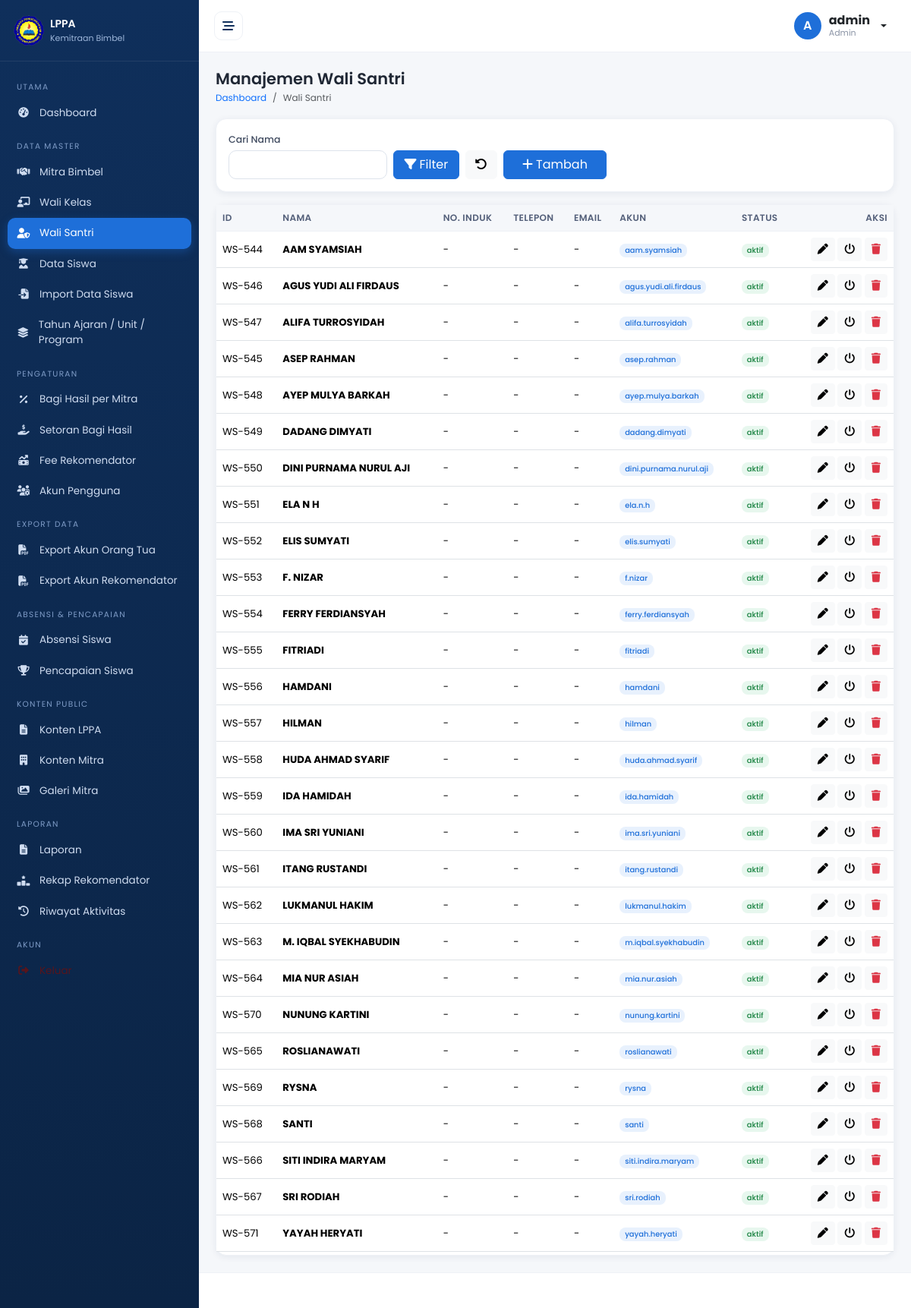
The page /admin/wali_santri.php (signed in) on the database its author committed.
### tables this page shows
CREATE TABLE `recommenders` (
  `id` int(11) NOT NULL,
  `user_id` int(11) DEFAULT NULL,
  `nama` varchar(120) NOT NULL,
  `nomor_induk` varchar(50) DEFAULT NULL,
  `unit_id` int(11) DEFAULT NULL,
  `jenis` enum('wali_kelas','wali_santri') NOT NULL,
  `telepon` varchar(30) DEFAULT NULL,
  `email` varchar(120) DEFAULT NULL,
  `status` enum('aktif','nonaktif') NOT NULL DEFAULT 'aktif',
  `created_at` timestamp NOT NULL DEFAULT current_timestamp()
);

CREATE TABLE `users` (
  `id` int(11) NOT NULL,
  `nama` varchar(120) NOT NULL,
  `username` varchar(60) NOT NULL,
  `email` varchar(120) DEFAULT NULL,
  `password` varchar(255) NOT NULL,
  `role` enum('admin','mitra','wali_kelas','wali_santri','orang_tua','direksi') NOT NULL DEFAULT 'admin',
  `status` enum('aktif','nonaktif') NOT NULL DEFAULT 'aktif',
  `created_at` timestamp NOT NULL DEFAULT current_timestamp(),
  `updated_at` timestamp NOT NULL DEFAULT current_timestamp() ON UPDATE current_timestamp()
);

### config/database.php (called while the page is built, shortened)
<?php
function db(): PDO {
    static $pdo = null;
    if ($pdo === null) {
        $dsn = 'mysql:host=' . DB_HOST . ';dbname=' . DB_NAME . ';charset=' . DB_CHARSET;
        try {
            $pdo = new PDO($dsn, DB_USER, DB_PASS, [
                PDO::ATTR_ERRMODE            => PDO::ERRMODE_EXCEPTION,
                PDO::ATTR_DEFAULT_FETCH_MODE => PDO::FETCH_ASSOC,
                PDO::ATTR_EMULATE_PREPARES   => false,
            ]);
        } catch (PDOException $e) {
            die('Koneksi database gagal: ' . htmlspecialchars($e->getMessage()));
        }
    }
    return $pdo;
}

### admin/wali_santri.php (the view, shortened to what this page needs)
<?php
$q = trim($_GET['q'] ?? '');
$w = ['r.jenis=?']; $p = ['wali_santri'];
$st = db()->prepare('SELECT r.*, us.username, us.email AS user_email, us.id AS uid FROM recommenders r
   LEFT JOIN users us ON us.id=r.user_id
   WHERE ' . implode(' AND ', $w) . ' ORDER BY r.nama');
$st->execute($p); $list = $st->fetchAll();
include __DIR__ . '/../includes/header.php';
?>
<form class="card mb-3" method="get" data-noload><div class="card-body row g-2 align-items-end">
  <div class="col-md-3"><label class="form-label">Cari Nama</label><input name="q" class="form-control" value="<?= e($q) ?>"></div>
  <div class="col-md-2 d-flex gap-2"><button class="btn btn-primary w-100"><i class="fa-solid fa-filter me-1"></i>Filter</button>
    <a href="wali_santri" class="btn btn-light"><i class="fa-solid fa-rotate-left"></i></a></div>
  <div class="col-md-2"><a href="?aksi=tambah" class="btn btn-primary w-100"><i class="fa-solid fa-plus me-1"></i>Tambah</a></div>
</div></form>
<div class="card"><div class="card-body p-0"><div class="table-responsive-wrapper mobile-table-wrapper">
<table class="table table-hover align-middle"><thead><tr>
<th>ID</th><th>Nama</th><th>No. Induk</th><th>Telepon</th><th>Email</th><th>Akun</th><th>Status</th><th class="text-end">Aksi</th>
</tr></thead><tbody>
<?php foreach ($list as $r): ?>
<tr>
  <td>WS-<?= str_pad((string)$r['id'], 3, '0', STR_PAD_LEFT) ?></td>
  <td><strong><?= e($r['nama']) ?></strong></td>
  <td><?= e($r['nomor_induk'] ?: '-') ?></td>
  <td><?= e($r['telepon'] ?: '-') ?></td>
  <td><?= e($r['email'] ?: '-') ?></td>
  <td><?php if ($r['username']): ?><span class="badge bg-primary-soft"><?= e($r['username']) ?></span>
      <?php else: ?><button class="btn btn-sm btn-light" data-bs-toggle="modal" data-bs-target="#akun<?= (int)$r['id'] ?>"><i class="fa-solid fa-user-plus me-1"></i>Buat Akun</button><?php endif; ?></td>
  <td><?= badge_status($r['status']) ?></td>
  <td class="text-end text-nowrap">
    <a class="btn btn-sm btn-light" href="?aksi=edit&id=<?= (int)$r['id'] ?>" title="Edit"><i class="fa-solid fa-pen"></i></a>
    <a class="btn btn-sm btn-light" href="?aksi=toggle&id=<?= (int)$r['id'] ?>" title="Aktif/Nonaktif"><i class="fa-solid fa-power-off"></i></a>
    <a class="btn btn-sm btn-light text-danger" href="?aksi=hapus&id=<?= (int)$r['id'] ?>" data-confirm="Hapus Wali Santri <?= e($r['nama']) ?>?"><i class="fa-solid fa-trash"></i></a>
  </td>
</tr>
<?php endforeach; ?>
</tbody></table></div></div></div>
</tbody></table></div></div></div>
<?php include __DIR__ . '/../includes/footer.php'; ?>

### includes/functions.php (shortened to what this page needs)
<?php
function e($v): string { return htmlspecialchars((string)$v, ENT_QUOTES, 'UTF-8'); }
function badge_status(string $s): string {
    $key = strtolower($s);
    $map = ['lunas' => 'success', 'angsuran' => 'warning', 'aktif' => 'success', 'nonaktif' => 'danger'];
    $cls = $map[$key] ?? 'secondary';
    $txt = isset(STATUS_LIST[$key]) ? STATUS_LIST[$key] : $s;
    return '<span class="badge bg-' . $cls . '-soft">' . e($txt) . '</span>';
}

### assets/css/style.css (style rules this page uses)
:root { --navy:#0f2f5b; --navy-700:#14406f; --blue:#1e6fd9; --blue-100:#e8f1fd; --gray-50:#f5f7fa; --gray-100:#eef1f6; --gray-400:#8a93a5; --text:#1f2734; --green:#16a34a; --amber:#d97706; --red:#dc2626; --radius:14px; --shadow:0 2px 10px rgba(15,47,91,.07); --sidebar-w:262px; }
* { box-sizing:border-box }
html,body { overflow-x:hidden }
body { margin:0;font-family:'Poppins',system-ui,sans-serif;background:var(--gray-50);color:var(--text);font-size:14px }
a { text-decoration:none }
.card { border:1px solid var(--gray-100);border-radius:var(--radius);box-shadow:var(--shadow) }
.table { font-size:13.2px;margin:0 }
.table>thead th { background:var(--gray-50);color:#54607a;font-weight:600;font-size:12px;text-transform:uppercase;letter-spacing:.03em;white-space:nowrap;border-bottom:1px solid var(--gray-100) }
.table>tbody td { vertical-align:middle }
.badge { font-weight:500;padding:.4em .7em;border-radius:8px }
.bg-success-soft { background:#e7f7ee;color:#15803d }
.bg-primary-soft { background:var(--blue-100);color:var(--blue) }
.btn-primary { background:var(--blue);border-color:var(--blue) }
.form-label { font-size:12.5px;font-weight:500;color:#3f4a5f;margin-bottom:4px }
.form-control,.form-select { border-radius:10px;border-color:#dde3ec;font-size:13.5px;padding:.5rem .75rem }
.table-responsive-wrapper { overflow-x:auto;-webkit-overflow-scrolling:touch;-ms-overflow-style:-ms-autohiding-scrollbar;max-width:100% }
.mobile-table-wrapper { padding-bottom:4px }
.table-responsive-wrapper>.table:not(.table-striped)>thead>tr>th:last-of-type, .table-responsive-wrapper>.table:not(.table-striped)>tbody>tr>td:last-of-type, .table-responsive-wrapper>.table:not(.table-striped)>tfoot>tr>th:last-of-type, .table-responsive-wrapper>.table:not(.table-striped)>tfoot>tr>td:last-of-type { position:sticky;right:0;z-index:2 }
.table-responsive-wrapper>.table:not(.table-striped)>thead>tr>th:last-of-type { background:var(--gray-50) }
.table-responsive-wrapper>.table:not(.table-striped)>tbody>tr>td:last-of-type, .table-responsive-wrapper>.table:not(.table-striped)>tfoot>tr>td:last-of-type { background:#fff;box-shadow:-8px 0 10px -6px rgba(15,47,91,.18) }
.table-responsive-wrapper>.table:not(.table-striped)>thead>tr>th:last-of-type, .table-responsive-wrapper>.table:not(.table-striped)>tfoot>tr>th:last-of-type { box-shadow:-8px 0 10px -6px rgba(15,47,91,.12) }

### rows shown on the page
recommenders: id "544", nama "AAM SYAMSIAH", nomor_induk "-", telepon "-", email "-", user.username "aam.syamsiah", status "aktif"
recommenders: id "546", nama "AGUS YUDI ALI FIRDAUS", nomor_induk "-", telepon "-", email "-", user.username "agus.yudi.ali.firdaus", status "aktif"
recommenders: id "547", nama "ALIFA TURROSYIDAH", nomor_induk "-", telepon "-", email "-", user.username "alifa.turrosyidah", status "aktif"
recommenders: id "545", nama "ASEP RAHMAN", nomor_induk "-", telepon "-", email "-", user.username "asep.rahman", status "aktif"
recommenders: id "548", nama "AYEP MULYA BARKAH", nomor_induk "-", telepon "-", email "-", user.username "ayep.mulya.barkah", status "aktif"
recommenders: id "549", nama "DADANG DIMYATI", nomor_induk "-", telepon "-", email "-", user.username "dadang.dimyati", status "aktif"
recommenders: id "550", nama "DINI PURNAMA NURUL AJI", nomor_induk "-", telepon "-", email "-", user.username "dini.purnama.nurul.aji", status "aktif"
recommenders: id "551", nama "ELA N H", nomor_induk "-", telepon "-", email "-", user.username "ela.n.h", status "aktif"
recommenders: id "552", nama "ELIS SUMYATI", nomor_induk "-", telepon "-", email "-", user.username "elis.sumyati", status "aktif"
recommenders: id "553", nama "F. NIZAR", nomor_induk "-", telepon "-", email "-", user.username "f.nizar", status "aktif"
recommenders: id "554", nama "FERRY FERDIANSYAH", nomor_induk "-", telepon "-", email "-", user.username "ferry.ferdiansyah", status "aktif"
recommenders: id "555", nama "FITRIADI", nomor_induk "-", telepon "-", email "-", user.username "fitriadi", status "aktif"
recommenders: id "556", nama "HAMDANI", nomor_induk "-", telepon "-", email "-", user.username "hamdani", status "aktif"
recommenders: id "557", nama "HILMAN", nomor_induk "-", telepon "-", email "-", user.username "hilman", status "aktif"
recommenders: id "558", nama "HUDA AHMAD SYARIF", nomor_induk "-", telepon "-", email "-", user.username "huda.ahmad.syarif", status "aktif"
recommenders: id "559", nama "IDA HAMIDAH", nomor_induk "-", telepon "-", email "-", user.username "ida.hamidah", status "aktif"
recommenders: id "560", nama "IMA SRI YUNIANI", nomor_induk "-", telepon "-", email "-", user.username "ima.sri.yuniani", status "aktif"
recommenders: id "561", nama "ITANG RUSTANDI", nomor_induk "-", telepon "-", email "-", user.username "itang.rustandi", status "aktif"
recommenders: id "562", nama "LUKMANUL HAKIM", nomor_induk "-", telepon "-", email "-", user.username "lukmanul.hakim", status "aktif"
recommenders: id "563", nama "M. IQBAL SYEKHABUDIN", nomor_induk "-", telepon "-", email "-", user.username "m.iqbal.syekhabudin", status "aktif"
recommenders: id "564", nama "MIA NUR ASIAH", nomor_induk "-", telepon "-", email "-", user.username "mia.nur.asiah", status "aktif"
recommenders: id "570", nama "NUNUNG KARTINI", nomor_induk "-", telepon "-", email "-", user.username "nunung.kartini", status "aktif"
recommenders: id "565", nama "ROSLIANAWATI", nomor_induk "-", telepon "-", email "-", user.username "roslianawati", status "aktif"
recommenders: id "569", nama "RYSNA", nomor_induk "-", telepon "-", email "-", user.username "rysna", status "aktif"
recommenders: id "568", nama "SANTI", nomor_induk "-", telepon "-", email "-", user.username "santi", status "aktif"
recommenders: id "566", nama "SITI INDIRA MARYAM", nomor_induk "-", telepon "-", email "-", user.username "siti.indira.maryam", status "aktif"
recommenders: id "567", nama "SRI RODIAH", nomor_induk "-", telepon "-", email "-", user.username "sri.rodiah", status "aktif"
recommenders: id "571", nama "YAYAH HERYATI", nomor_induk "-", telepon "-", email "-", user.username "yayah.heryati", status "aktif"

### other values the page prints
substr(user()['nama'] ?? 'U', 0, 1) "A"
user()['nama'] "admin"
str_replace('_', ' ', ucfirst(role())) "Admin"
$PAGE_TITLE "Manajemen Wali Santri"
$b['label'] "Dashboard"
$b['label'] "Wali Santri"
